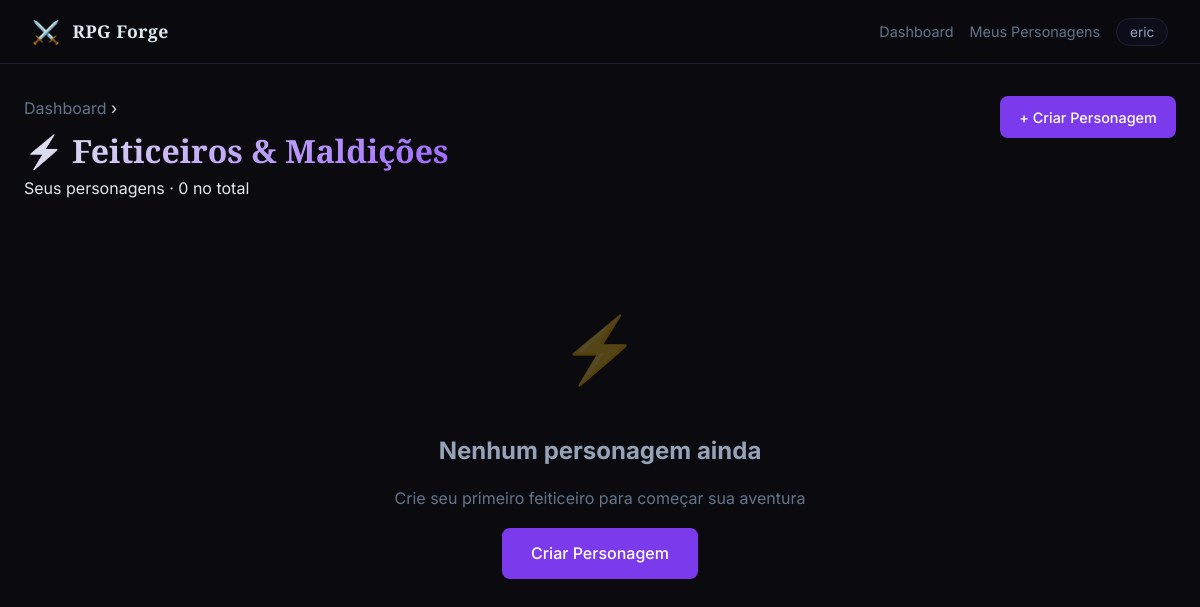
Page /jujutsu/ (signed in) on the earlier database version.
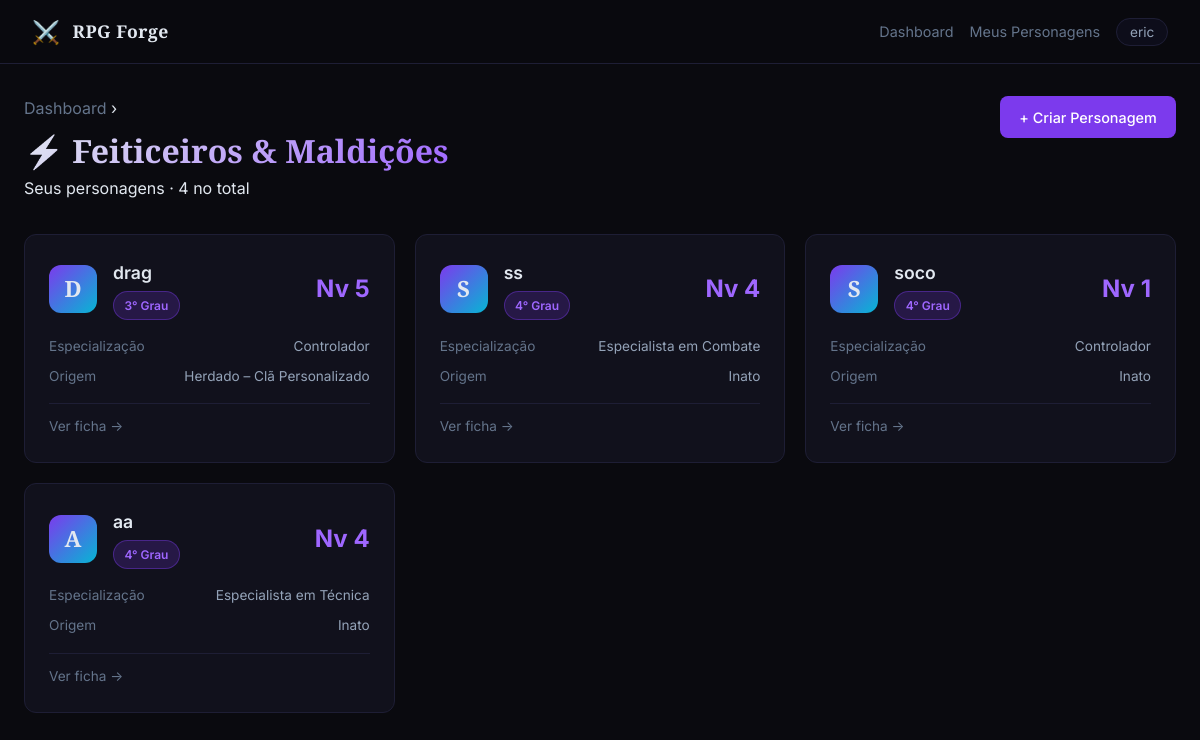
Same page on the later database version.
### tables this page shows
CREATE TABLE personagens (
                id INTEGER PRIMARY KEY AUTOINCREMENT,
                nome TEXT NOT NULL,
                dados TEXT NOT NULL,
                criado_em TIMESTAMP DEFAULT CURRENT_TIMESTAMP,
                atualizado_em TIMESTAMP DEFAULT CURRENT_TIMESTAMP
            , usuario_id INTEGER, sistema TEXT DEFAULT 'jujutsu', mesa_id INTEGER);

### sistemas/jujutsu/routes.py (the view)
@bp.route("/")
@login_required
def index():
    uid = session["usuario_id"]
    with get_db() as conn:
        rows = conn.execute(
            "SELECT id, nome, dados, mesa_id, criado_em FROM personagens WHERE usuario_id=? AND sistema=? ORDER BY atualizado_em DESC",
            (uid, SISTEMA)
        ).fetchall()
    lista = []
    for p in rows:
        dados = json.loads(p["dados"])
        lista.append({
            "id": p["id"],
            "nome": p["nome"],
            "mesa_id": p["mesa_id"],
            "nivel": dados.get("nivel", 1),
            "grau": calcular_grau(dados.get("nivel", 1)),
            "especializacao": ESPECIALIZACOES.get(dados.get("especializacao", ""), {}).get("nome", "?"),
            "origem": ORIGENS.get(dados.get("origem", ""), {}).get("nome", "?"),
            "criado_em": p["criado_em"],
        })
    return render_template("jujutsu/index.html", personagens=lista, usuario=usuario_logado())

### database.py (called while the page is built)
def get_db():
    conn = sqlite3.connect(DB_PATH)
    conn.row_factory = sqlite3.Row
    return conn

def login_required(f):
    @wraps(f)
    def decorated(*args, **kwargs):
        if "usuario_id" not in session:
            return redirect(url_for("login"))
        return f(*args, **kwargs)
    return decorated

def usuario_logado():
    return {"id": session.get("usuario_id"), "username": session.get("usuario_nome")}

### sistemas/jujutsu/game_data.py (called while the page is built)
def calcular_grau(nivel):
    for (min_n, max_n), grau in GRAUS_FEITICEIRO.items():
        if min_n <= nivel <= max_n:
            return grau
    return "Especial"

### sistemas/jujutsu/templates/jujutsu/index.html (shortened to what this page needs)
{% extends "base.html" %}
{% block content %}
<div class="page-header">
  <div>
    <p class="page-sub" style="margin-bottom:.2rem"><a href="{{ url_for('dashboard') }}" style="color:var(--text-muted);text-decoration:none">Dashboard</a> ›</p>
    <h1 class="page-title">⚡ Feiticeiros & Maldições</h1>
    <p class="page-sub">Seus personagens · {{ personagens|length }} no total</p>
  </div>
  <a href="{{ url_for('jujutsu.criar') }}" class="btn btn-primary">+ Criar Personagem</a>
</div>
{% if personagens %}
<div class="cards-grid">
  {% for p in personagens %}
  <div class="char-card-wrap">
    <a href="{{ url_for('jujutsu.ver_personagem', pid=p.id) }}" class="char-card">
      <div class="char-card-header">
        <div class="char-avatar">{{ p.nome[0].upper() }}</div>
        <div class="char-info">
          <h3 class="char-nome">{{ p.nome }}</h3>
          <span class="char-grau badge badge-grau">{{ p.grau }}</span>
        </div>
        <span class="char-nivel">Nv {{ p.nivel }}</span>
      </div>
      <div class="char-card-body">
        <div class="char-detail">
          <span class="detail-label">Especialização</span>
          <span class="detail-value">{{ p.especializacao }}</span>
        </div>
        <div class="char-detail">
          <span class="detail-label">Origem</span>
          <span class="detail-value">{{ p.origem }}</span>
        </div>
      </div>
      <div class="char-card-footer">
        {% if p.mesa_id %}
        <span class="char-mesa-badge">🎭 Em mesa</span>
        {% else %}
        <span class="text-muted">Ver ficha →</span>
        {% endif %}
      </div>
    </a>
  </div>
  {% endfor %}
</div>
{% else %}
<div class="empty-state">
  <div class="empty-icon">⚡</div>
  <h2>Nenhum personagem ainda</h2>
  <p>Crie seu primeiro feiticeiro para começar sua aventura</p>
  <a href="{{ url_for('jujutsu.criar') }}" class="btn btn-primary btn-lg">Criar Personagem</a>
</div>
{% endif %}
{% endblock %}

### templates/base.html (shortened to what this page needs)
<!DOCTYPE html>
<html lang="pt-BR">
<head>
  <link rel="stylesheet" href="{{ url_for('static', filename='css/style.css') }}">
</head>
<body>
  <nav class="navbar">
    <a href="{{ url_for('dashboard') }}" class="nav-brand">
      <span class="brand-icon">⚔️</span>
      <span>RPG Forge</span>
    </a>
    <div class="nav-links">
      <a href="{{ url_for('dashboard') }}" class="nav-link">Dashboard</a>
      <a href="{{ url_for('sistema_jujutsu') }}" class="nav-link">Meus Personagens</a>
      <div class="nav-user-menu">
        <span class="nav-username">{{ session.get('usuario_nome', '') }}</span>
      </div>
    </div>
  </nav>
  <main class="main-content">
    {% block content %}{% endblock %}
  </main>
</body>
</html>

### static/css/style.css (style rules this page uses)
*, *::before, *::after { box-sizing: border-box; margin: 0; padding: 0; }
:root { --bg: #0a0a0f; --bg-card: #11111c; --bg-card-hover: #161625; --bg-input: #0d0d1a; --border: #1e1e35; --border-hover: #3a3a6a; --accent: #7c3aed; --accent-light: #9f67ff; --accent-glow: rgba(124,58,237,0.35); --accent2: #06b6d4; --text: #e2e8f0; --text-muted: #64748b; --text-dim: #94a3b8; --success: #10b981; --warning: #f59e0b; --danger: #ef4444; --pv-color: #10b981; --pe-color: #7c3aed; --radius: 12px; --radius-sm: 8px; --shadow: 0 4px 24px rgba(0,0,0,0.5); --shadow-glow: 0 0 30px rgba(124,58,237,0.2); }
html { font-size: 16px; }
body { font-family: 'Inter', -apple-system, sans-serif; background: var(--bg); color: var(--text); min-height: 100vh; line-height: 1.6; }
.navbar { display: flex; align-items: center; justify-content: space-between; padding: 0 2rem; height: 64px; background: rgba(10,10,15,0.95); border-bottom: 1px solid var(--border); position: sticky; top: 0; z-index: 100; backdrop-filter: blur(12px); }
.nav-brand { display: flex; align-items: center; gap: 0.75rem; text-decoration: none; font-family: 'Cinzel', serif; font-size: 1.1rem; color: var(--text); font-weight: 600; letter-spacing: 0.5px; }
.brand-icon { font-size: 1.4rem; }
.nav-links { display: flex; align-items: center; gap: 1rem; }
.nav-link { color: var(--text-muted); text-decoration: none; font-size: 0.9rem; transition: color 0.2s; }
.main-content { max-width: 1400px; margin: 0 auto; padding: 2rem 1.5rem; }
.btn { display: inline-flex; align-items: center; gap: 0.4rem; padding: 0.6rem 1.2rem; border-radius: var(--radius-sm); font-size: 0.9rem; font-weight: 500; cursor: pointer; text-decoration: none; border: none; transition: all 0.2s; white-space: nowrap; }
.btn-primary { background: var(--accent); color: white; }
.badge { display: inline-block; padding: 0.25rem 0.65rem; border-radius: 99px; font-size: 0.75rem; font-weight: 600; }
.badge-grau { background: rgba(124,58,237,0.2); color: var(--accent-light); border: 1px solid rgba(124,58,237,0.4); }
.page-header { display: flex; align-items: center; justify-content: space-between; margin-bottom: 2rem; gap: 1rem; }
.page-title { font-family: 'Cinzel', serif; font-size: 2rem; font-weight: 700; background: linear-gradient(135deg, var(--text) 0%, var(--accent-light) 100%); -webkit-background-clip: text; -webkit-text-fill-color: transparent; background-clip: text; }
.cards-grid { display: grid; grid-template-columns: repeat(auto-fill, minmax(280px, 1fr)); gap: 1.25rem; }
.char-card { display: block; background: var(--bg-card); border: 1px solid var(--border); border-radius: var(--radius); padding: 1.5rem; text-decoration: none; color: var(--text); transition: all 0.25s; position: relative; overflow: hidden; }
.char-card::before { content: ''; position: absolute; top: 0; left: 0; right: 0; height: 3px; background: linear-gradient(90deg, var(--accent), var(--accent2)); opacity: 0; transition: opacity 0.25s; }
.char-card-header { display: flex; align-items: center; gap: 1rem; margin-bottom: 1rem; }
.char-avatar { width: 48px; height: 48px; background: linear-gradient(135deg, var(--accent), var(--accent2)); border-radius: 12px; display: flex; align-items: center; justify-content: center; font-size: 1.4rem; font-weight: 700; font-family: 'Cinzel', serif; flex-shrink: 0; }
.char-info { flex: 1; }
.char-nome { font-size: 1.1rem; font-weight: 600; margin-bottom: 0.25rem; }
.char-nivel { font-size: 1.5rem; font-weight: 700; color: var(--accent-light); }
.char-card-body { display: flex; flex-direction: column; gap: 0.5rem; margin-bottom: 1rem; }
.char-detail { display: flex; justify-content: space-between; font-size: 0.85rem; }
.detail-label { color: var(--text-muted); }
.detail-value { color: var(--text-dim); }
.char-card-footer { border-top: 1px solid var(--border); padding-top: 0.75rem; font-size: 0.85rem; color: var(--text-muted); }
.text-muted { color: var(--text-muted); }
.page-header { display: flex; align-items: flex-start; justify-content: space-between; gap: 1rem; margin-bottom: 2rem; flex-wrap: wrap; }
.nav-user-menu { position:relative;cursor:pointer }
.nav-username { font-size:.85rem;color:var(--text-dim);background:var(--bg-input);border:1px solid var(--border);border-radius:99px;padding:.3rem .8rem;transition:border-color .15s }

### sistemas/jujutsu/templates/jujutsu/index.html (style rules this page uses)
.char-card-wrap { position:relative }

Differences in the rows shown:
added personagens: nome "D", nome "drag", grau "3° Grau", nivel "5", especializacao "Controlador", origem "Herdado – Clã Personalizado"
added personagens: nome "S", nome "ss", grau "4° Grau", nivel "4", especializacao "Especialista em Combate", origem "Inato"
added personagens: nome "S", nome "soco", grau "4° Grau", nivel "1", especializacao "Controlador", origem "Inato"
added personagens: nome "A", nome "aa", grau "4° Grau", nivel "4", especializacao "Especialista em Técnica", origem "Inato"
Other differences:
{{ personagens|length }}: "0" → "4"
text no longer shown: "⚡ Nenhum personagem ainda Crie seu primeiro feiticeiro para começar sua aventura Criar Personagem"
